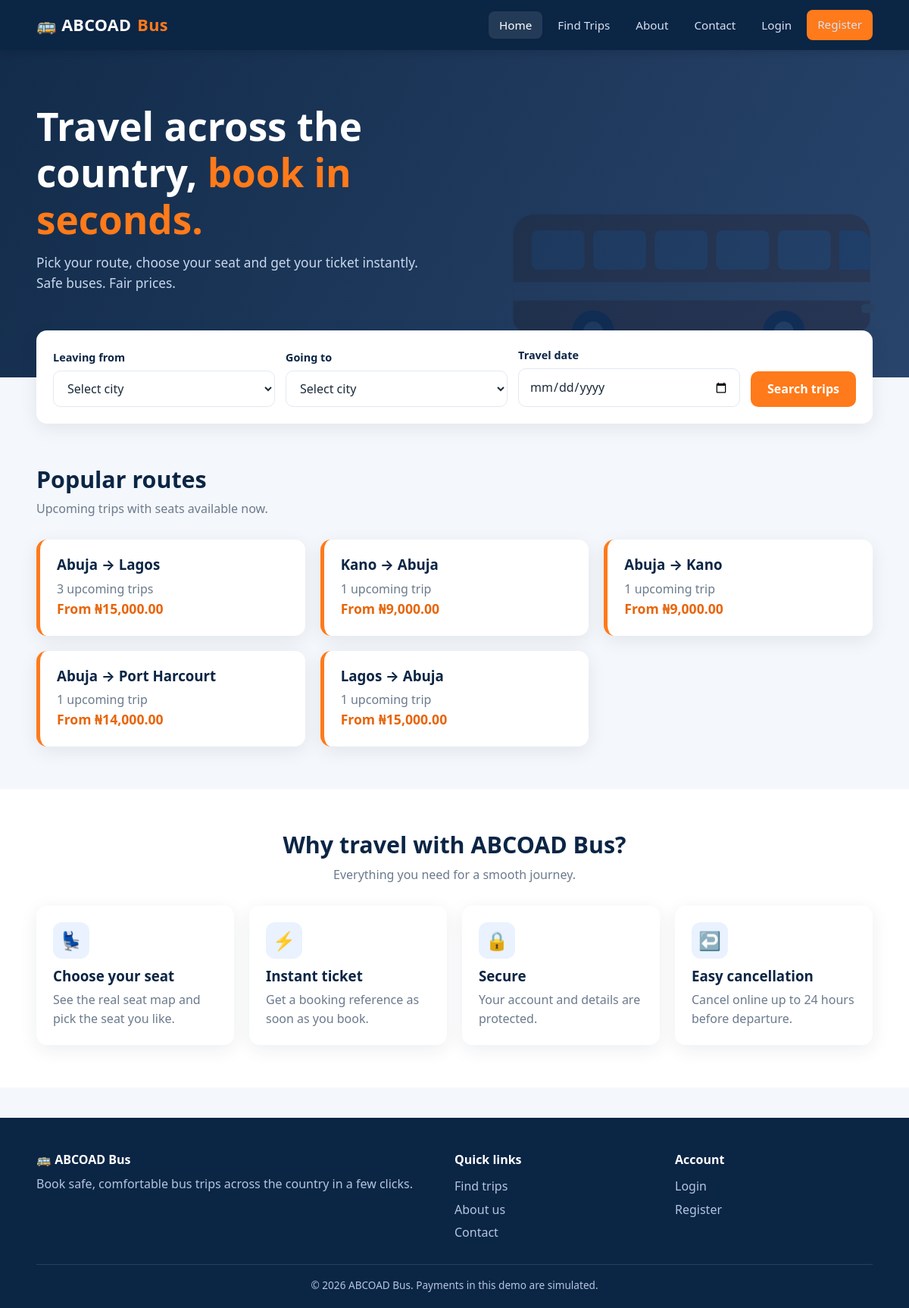
The page / on the database its author committed.
### tables this page shows
CREATE TABLE routes (
  id               INT UNSIGNED NOT NULL AUTO_INCREMENT,
  origin_id        INT UNSIGNED NOT NULL,
  destination_id   INT UNSIGNED NOT NULL,
  distance_km      SMALLINT UNSIGNED NULL,
  duration_minutes SMALLINT UNSIGNED NULL,
  PRIMARY KEY (id),
  UNIQUE KEY uq_route_pair (origin_id, destination_id),
  CONSTRAINT fk_routes_origin FOREIGN KEY (origin_id) REFERENCES locations (id) ON DELETE RESTRICT,
  CONSTRAINT fk_routes_destination FOREIGN KEY (destination_id) REFERENCES locations (id) ON DELETE RESTRICT,
  CONSTRAINT chk_route_different CHECK (origin_id <> destination_id)
);

CREATE TABLE locations (
  id        INT UNSIGNED NOT NULL AUTO_INCREMENT,
  name      VARCHAR(100) NOT NULL,
  state     VARCHAR(100) NULL,
  is_active TINYINT(1) NOT NULL DEFAULT 1,
  PRIMARY KEY (id),
  UNIQUE KEY uq_locations_name (name)
);

CREATE TABLE settings (
  setting_key   VARCHAR(50)  NOT NULL,
  setting_value VARCHAR(255) NOT NULL,
  description   VARCHAR(255) NULL,
  PRIMARY KEY (setting_key)
);

### includes/functions.php (called while the page is built, shortened)
<?php
function e($value): string
{
    return htmlspecialchars((string)$value, ENT_QUOTES | ENT_SUBSTITUTE, 'UTF-8');
}
function url(string $path = ''): string
{
    return BASE_URL . '/' . ltrim($path, '/');
}
function money($amount): string
{
    return APP_CURRENCY . number_format((float)$amount, 2);
}
function isLoggedIn(): bool
{
    return !empty($_SESSION['user_id']);
}
function getSetting(string $key, string $default = ''): string
{
    $st = getConnection()->prepare("SELECT setting_value FROM settings WHERE setting_key = :k");
    $st->execute([':k' => $key]);
    $v = $st->fetchColumn();
    return $v === false ? $default : (string)$v;
}
function navActive(string $file): string
{
    return basename($_SERVER['SCRIPT_NAME']) === $file ? ' active' : '';
}

### config/database.php (called while the page is built, shortened)
<?php
function getConnection(): PDO
{
    static $pdo = null;
    if ($pdo === null) {
        $dsn = 'mysql:host=' . DB_HOST . ';dbname=' . DB_NAME . ';charset=' . DB_CHARSET;
        $options = [
            PDO::ATTR_ERRMODE            => PDO::ERRMODE_EXCEPTION,
            PDO::ATTR_DEFAULT_FETCH_MODE => PDO::FETCH_ASSOC,
            PDO::ATTR_EMULATE_PREPARES   => false,
        ];
        try {
            $pdo = new PDO($dsn, DB_USER, DB_PASS, $options);
        } catch (PDOException $e) {
            error_log('Database connection failed: ' . $e->getMessage());
            die('Sorry, the service is temporarily unavailable.');
        }
    }
    return $pdo;
}

### index.php (the view, shortened to what this page needs)
<?php
$pdo = getConnection();
$popular = $pdo->query(
    "SELECT r.id, lo.name AS origin, ld.name AS destination, lo.id AS oid, ld.id AS did,
            MIN(t.price) AS from_price, COUNT(t.id) AS trips
     FROM trips t
     JOIN routes r ON r.id = t.route_id
     JOIN locations lo ON lo.id = r.origin_id
     JOIN locations ld ON ld.id = r.destination_id
     WHERE t.status = 'scheduled' AND t.departure_time > NOW()
     GROUP BY r.id, lo.name, ld.name, lo.id, ld.id
     ORDER BY trips DESC, from_price ASC LIMIT 6"
)->fetchAll();
require __DIR__ . '/includes/header.php';
?>
<section class="hero">
  <div class="container">
    <h1>Travel across the country, <em>book in seconds.</em></h1>
    <p>Pick your route, choose your seat and get your ticket instantly. Safe buses. Fair prices.</p>
  </div>
</section>
<div class="container">
  <div class="search-card"><?php require __DIR__ . '/includes/search_form.php'; ?></div>
</div>
<section class="section">
  <div class="container">
    <h2 class="section-title">Popular routes</h2>
    <p class="section-sub">Upcoming trips with seats available now.</p>
    <?php if (!$popular): ?>
      <div class="alert alert-info">No upcoming trips yet. Please check back soon.</div>
    <?php else: ?>
    <div class="grid grid-3">
      <?php foreach ($popular as $r): ?>
        <a class="card route-card" href="<?= url('search.php') ?>?from=<?= (int)$r['oid'] ?>&to=<?= (int)$r['did'] ?>&date=">
          <h3><?= e($r['origin']) ?> → <?= e($r['destination']) ?></h3>
          <p class="muted"><?= (int)$r['trips'] ?> upcoming trip<?= $r['trips'] > 1 ? 's' : '' ?></p>
          <p class="price">From <?= money($r['from_price']) ?></p>
        </a>
      <?php endforeach; ?>
    </div>
    <?php endif; ?>
  </div>
</section>
<section class="section" style="background:#fff">
  <div class="container">
    <h2 class="section-title text-center">Why travel with <?= e(APP_NAME) ?>?</h2>
    <p class="section-sub text-center">Everything you need for a smooth journey.</p>
    <div class="grid grid-4">
      <div class="card feature"><div class="icon">💺</div><h3>Choose your seat</h3><p class="muted">See the real seat map and pick the seat you like.</p></div>
      <div class="card feature"><div class="icon">⚡</div><h3>Instant ticket</h3><p class="muted">Get a booking reference as soon as you book.</p></div>
      <div class="card feature"><div class="icon">🔒</div><h3>Secure</h3><p class="muted">Your account and details are protected.</p></div>
      <div class="card feature"><div class="icon">↩️</div><h3>Easy cancellation</h3><p class="muted">Cancel online up to <?= (int)getSetting('cancellation_hours', '24') ?> hours before departure.</p></div>
    </div>
  </div>
</section>
<?php require __DIR__ . '/includes/footer.php'; ?>

### includes/header.php (shortened to what this page needs)
<?php
$layout    = $layout ?? 'public';
$role      = currentRole();
?>
<!DOCTYPE html>
<html lang="en">
<head>
  <link rel="stylesheet" href="<?= url('assets/css/style.css') ?>">
</head>
<body>
<header class="navbar">
  <div class="container nav-inner">
    <a class="brand" href="<?= url('index.php') ?>">🚌 ABCOAD<span>Bus</span></a>
    <ul class="nav-links">
      <li><a class="<?= navActive('index.php') ?>" href="<?= url('index.php') ?>">Home</a></li>
      <li><a class="<?= navActive('search.php') ?>" href="<?= url('search.php') ?>">Find Trips</a></li>
      <li><a class="<?= navActive('about.php') ?>" href="<?= url('about.php') ?>">About</a></li>
      <li><a class="<?= navActive('contact.php') ?>" href="<?= url('contact.php') ?>">Contact</a></li>
      <?php if (isLoggedIn()): ?>
        <li><a href="<?= e(dashboardFor($role ?? 'passenger')) ?>">Dashboard</a></li>
        <li><a class="btn btn-orange btn-sm" href="<?= url('logout.php') ?>">Logout</a></li>
      <?php else: ?>
        <li><a href="<?= url('login.php') ?>">Login</a></li>
        <li><a class="btn btn-orange btn-sm" href="<?= url('register.php') ?>">Register</a></li>
      <?php endif; ?>
    </ul>
  </div>
</header>
<?php if ($layout === 'admin'): ?>
<div class="layout">
  <aside class="sidebar">
    <h4>Overview</h4>
    <a class="<?= navActive('dashboard.php') ?>" href="<?= url('admin/dashboard.php') ?>">📊 Dashboard</a>
    <h4>Operations</h4>
    <a class="<?= navActive('buses.php') ?>" href="<?= url('admin/buses.php') ?>">🚌 Buses</a>
    <a class="<?= navActive('locations.php') ?>" href="<?= url('admin/locations.php') ?>">📍 Locations</a>
    <a class="<?= navActive('routes.php') ?>" href="<?= url('admin/routes.php') ?>">🛣️ Routes</a>
    <a class="<?= navActive('trips.php') ?>" href="<?= url('admin/trips.php') ?>">🗓️ Trips</a>
    <h4>Customers</h4>
    <a class="<?= navActive('bookings.php') ?>" href="<?= url('admin/bookings.php') ?>">🎫 Bookings</a>
    <a class="<?= navActive('payments.php') ?>" href="<?= url('admin/payments.php') ?>">💳 Payments</a>
    <a class="<?= navActive('users.php') ?>" href="<?= url('admin/users.php') ?>">👥 Passengers</a>
    <a class="<?= navActive('messages.php') ?>" href="<?= url('admin/messages.php') ?>">✉️ Messages</a>
    <h4>System</h4>
    <a class="<?= navActive('reports.php') ?>" href="<?= url('admin/reports.php') ?>">📈 Reports</a>
    <a class="<?= navActive('profile.php') ?>" href="<?= url('admin/profile.php') ?>">⚙️ My Profile</a>
  </aside>
  <main class="content">
<?php else: ?>
  <main>
<?php endif; ?>

### includes/search_form.php (shortened to what this page needs)
<?php
$selFrom = $selFrom ?? ''; $selTo = $selTo ?? ''; $selDate = $selDate ?? '';
?>
<form class="search-form" method="get" action="<?= url('search.php') ?>">
  <div class="form-group" style="margin:0">
    <label for="from">Leaving from</label>
    <select id="from" name="from" required>
      <option value="">Select city</option>
    </select>
  </div>
  <div class="form-group" style="margin:0">
    <label for="to">Going to</label>
    <select id="to" name="to" required>
      <option value="">Select city</option>
    </select>
  </div>
  <div class="form-group" style="margin:0">
    <label for="date">Travel date</label>
    <input type="date" id="date" name="date" min="<?= date('Y-m-d') ?>" value="<?= e($selDate) ?>" required>
  </div>
  <button class="btn btn-orange" type="submit">Search trips</button>
</form>

### includes/footer.php (shortened to what this page needs)
  </main>
<footer class="footer">
  <div class="container">
    <div class="footer-grid">
      <div><h4>🚌 <?= e(APP_NAME) ?></h4><p>Book safe, comfortable bus trips across the country in a few clicks.</p></div>
      <div><h4>Quick links</h4><a href="<?= url('search.php') ?>">Find trips</a><a href="<?= url('about.php') ?>">About us</a><a href="<?= url('contact.php') ?>">Contact</a></div>
      <div><h4>Account</h4><a href="<?= url('login.php') ?>">Login</a><a href="<?= url('register.php') ?>">Register</a></div>
    </div>
    <div class="copy">&copy; <?= date('Y') ?> <?= e(APP_NAME) ?>. Payments in this demo are simulated.</div>
  </div>
</footer>
</body>
</html>

### assets/css/style.css (style rules this page uses)
:root { --navy:#0b2545; --navy-2:#13315c; --blue:#1d6fd6; --orange:#ff7a1a; --orange-d:#e8650a; --bg:#f4f7fb; --card:#fff; --text:#1c2b3a; --muted:#6b7a8c; --line:#e3e9f1; --green:#18a058; --red:#d64045; --amber:#e8a317; --radius:14px; --shadow:0 6px 24px rgba(11,37,69,.08); --font:"Segoe UI",system-ui,-apple-system,Roboto,Helvetica,Arial,sans-serif; }
* { box-sizing:border-box;margin:0;padding:0 }
html { scroll-behavior:smooth }
body { font-family:var(--font);color:var(--text);background:var(--bg);line-height:1.55;-webkit-text-size-adjust:100% }
a { color:var(--blue);text-decoration:none }
h1,h2,h3,h4 { line-height:1.2;color:var(--navy) }
.container { width:min(1140px,92%);margin-inline:auto }
.section { padding:56px 0 }
.section-title { font-size:1.9rem;margin-bottom:8px }
.section-sub { color:var(--muted);margin-bottom:28px }
.text-center { text-align:center }
.muted { color:var(--muted) }
.navbar { background:var(--navy);position:sticky;top:0;z-index:50;box-shadow:0 2px 12px rgba(0,0,0,.15) }
.nav-inner { display:flex;align-items:center;justify-content:space-between;height:66px }
.brand { color:#fff;font-weight:800;font-size:1.35rem;letter-spacing:.3px;display:flex;align-items:center;gap:8px }
.brand span { color:var(--orange) }
.nav-links { display:flex;align-items:center;gap:6px;list-style:none }
.nav-links a { color:#d6e2f3;padding:8px 14px;border-radius:8px;font-weight:500;font-size:.95rem }
.nav-links a:hover,.nav-links a.active { background:rgba(255,255,255,.1);color:#fff;text-decoration:none }
.btn { display:inline-block;border:0;cursor:pointer;font:inherit;font-weight:600;padding:11px 22px;border-radius:10px;background:var(--blue);color:#fff;transition:.15s }
.btn-orange { background:var(--orange) }
.btn-sm { padding:6px 12px;font-size:.85rem;border-radius:8px }
.hero { background:linear-gradient(120deg,rgba(11,37,69,.97),rgba(19,49,92,.9)),url('../images/bus.svg') right 4% bottom 20px/520px no-repeat;color:#fff;padding:70px 0 110px }
.hero h1 { color:#fff;font-size:clamp(2rem,5vw,3.2rem);max-width:640px }
.hero h1 em { color:var(--orange);font-style:normal }
.hero p { color:#c9d8ee;margin-top:14px;max-width:520px;font-size:1.08rem }
.search-card { background:var(--card);border-radius:var(--radius);box-shadow:var(--shadow);padding:22px;margin-top:-62px;position:relative;z-index:5 }
.search-form { display:grid;grid-template-columns:repeat(3,1fr) auto;gap:14px;align-items:end }
.form-group { margin-bottom:16px }
label { display:block;font-weight:600;font-size:.9rem;margin-bottom:6px;color:var(--navy) }
input[type=text],input[type=email],input[type=password],input[type=tel],input[type=date],input[type=number],input[type=datetime-local],select,textarea { width:100%;padding:11px 14px;border:1.5px solid var(--line);border-radius:10px;font:inherit;background:#fff;color:var(--text) }
.grid { display:grid;gap:20px }
.grid-3 { grid-template-columns:repeat(3,1fr) }
.grid-4 { grid-template-columns:repeat(4,1fr) }
.card { background:var(--card);border-radius:var(--radius);box-shadow:var(--shadow);padding:22px }
.card h3 { margin-bottom:8px }
.feature .icon { width:48px;height:48px;border-radius:12px;background:#e9f2fe;display:grid;place-items:center;font-size:1.5rem;margin-bottom:12px }
.route-card { display:block;color:var(--text);border-left:5px solid var(--orange) }
.route-card .price { color:var(--orange-d);font-weight:700;font-size:1.1rem }
.footer { background:var(--navy);color:#b5c6de;padding:46px 0 20px;margin-top:40px }
.footer-grid { display:grid;grid-template-columns:2fr 1fr 1fr;gap:30px }
.footer h4 { color:#fff;margin-bottom:10px }
.footer a { color:#b5c6de;display:block;padding:3px 0 }
.copy { border-top:1px solid rgba(255,255,255,.12);margin-top:26px;padding-top:16px;text-align:center;font-size:.85rem }

### rows shown on the page
routes: origin.name "Abuja", destination.name "Lagos", trips "3", from_price "₦15,000.00"
routes: origin.name "Kano", destination.name "Abuja", trips "1", from_price "₦9,000.00"
routes: origin.name "Abuja", destination.name "Kano", trips "1", from_price "₦9,000.00"
routes: origin.name "Abuja", destination.name "Port Harcourt", trips "1", from_price "₦14,000.00"
routes: origin.name "Lagos", destination.name "Abuja", trips "1", from_price "₦15,000.00"
settings: setting_value "24"

### other values the page prints
APP_NAME "ABCOAD Bus"
